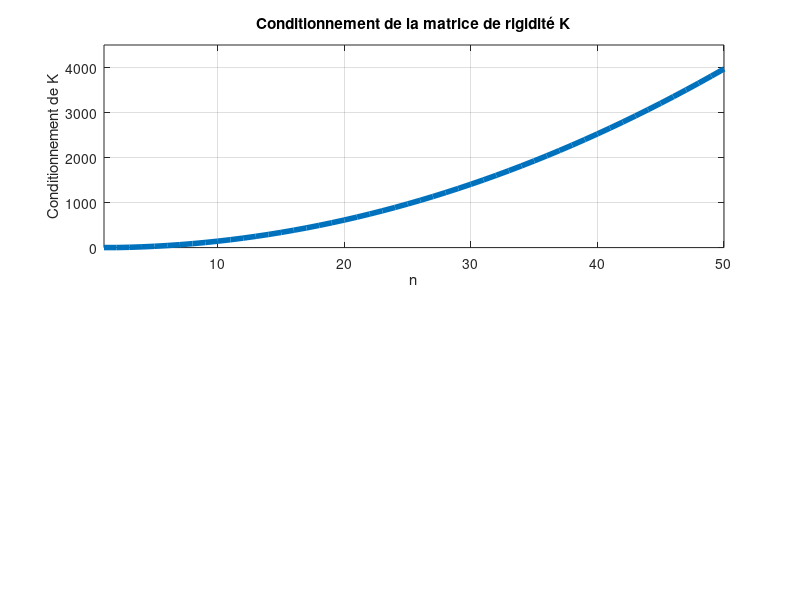

Write the MATLAB code that produced this figure.
% Conditionnement de la matrice de rigidité pour N = 1

% Données du problème
L = 100;
S = 10;
E = 2*1e5;

N = 1; % Problème non-structuré

tab_n = ones(1,50);
tab_cond = ones(1,50);

for n=2:50
    % Constantes
    h = N / (n - 1);
    k0 = E * S / h;
    
    % Définition matrice de rigidité globale
    k = k0 * (2*eye(n) - diag(ones(n-1, 1), 1) - diag(ones(n-1, 1), -1));
    k(1,1) = k0;
    k(n,n) = k0;

    % Calcul et stockage du conditionnement de K
    % On retire la 1ère ligne et la 1ère colonne pour ne pas avoir une
    % matrice singulière. On peut le faire car u1 = 0.
    tab_n(n) = n;
    tab_cond(n) = cond(k(2:n,2:n));
end
      
% Plot
figure;
subplot(2,1,1);
plot(tab_n, tab_cond, 'LineWidth', 4);
xlabel('n');
ylabel('Conditionnement de K');
ylim([0, 4500]);
xlim([1, 50]);
title('Conditionnement de la matrice de rigidité K');
grid on;
